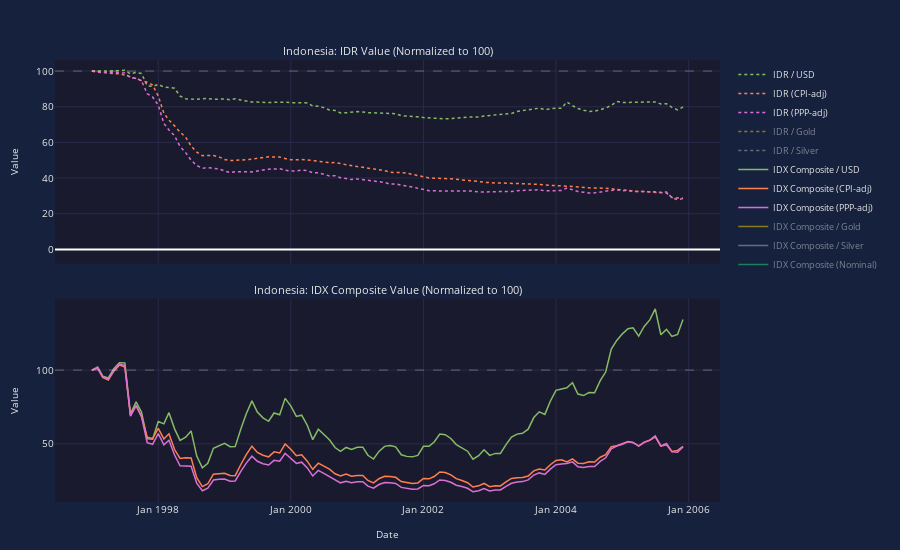

The notebook cell saved with this chart:
### Markdown cell above
## Indonesia: Asian Financial Crisis (1997-2000)

**Economic Difficulties:** The rupiah lost 80% of its value, falling from 2,500 to 17,000 per USD. Inflation reached 77% in 1998. GDP contracted 13%. The crisis led to the fall of the Suharto regime.

**Causes:** Contagion from Thailand's baht collapse, excessive short-term foreign debt in the private sector, weak banking system with connected lending, overvalued currency, and crony capitalism.

**Government Interventions:**
- *Float the rupiah (Aug 1997)*: Abandoned the managed float - currency collapsed further initially
- *IMF program (Oct 1997)*: $43 billion bailout with conditions - controversial structural reforms
- *Bank closures (Nov 1997)*: Closed 16 insolvent banks - triggered bank runs due to lack of deposit insurance (unsuccessful implementation)
- *Currency board proposal*: Considered but abandoned under IMF pressure
- *IBRA (1998)*: Indonesian Bank Restructuring Agency took over failed banks - eventually successful
- *Political transition*: Suharto resigned May 1998 - new government pursued reforms
- *Debt restructuring*: Corporate and bank debt restructured through "Jakarta Initiative"

Recovery was slow but Indonesia eventually emerged with stronger institutions and floating exchange rate.

### Code cell
show_country_analysis(norm_data['Indonesia'])
